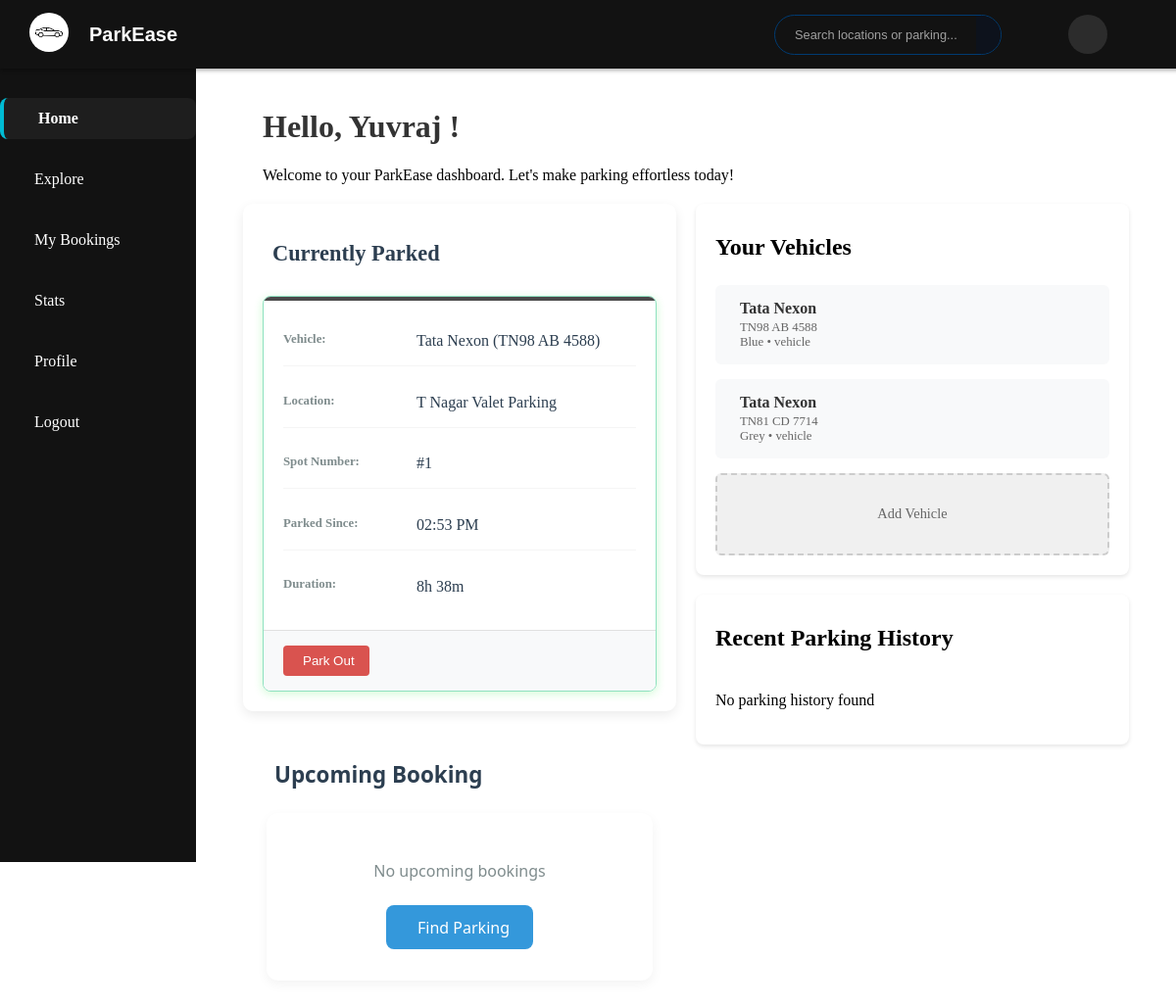
Before: /user/dashboard (signed in) with the older database file.
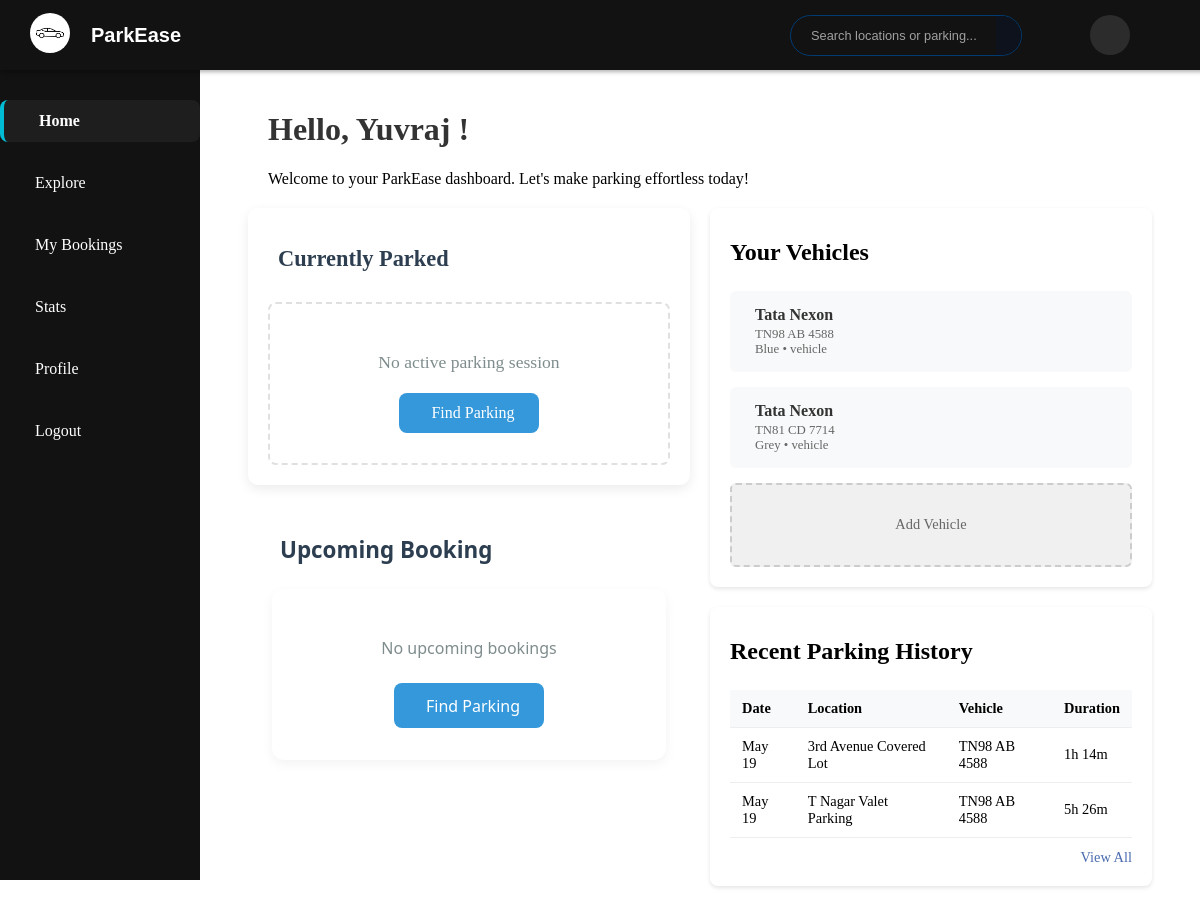
After: the same page with the newer database file.
### model.py (models this page shows, shortened)
class Vehicle(db.Model):
    id = db.Column(db.Integer, primary_key=True)
    vehicle_name = db.Column(db.String(100))
    vehicle_nickname = db.Column(db.String(100))
    license_plate = db.Column(db.String(20), unique=True, nullable=False)
    vehicle_image = db.Column(db.String)
    color = db.Column(db.String(50))
    user_id = db.Column(db.Integer, db.ForeignKey('user.id'), nullable=False)
    reservations = db.relationship('Reservation', back_populates='vehicle', lazy=True)

class ParkingLot(db.Model):
    id = db.Column(db.Integer, primary_key=True)
    prime_location_name = db.Column(db.String(100))
    price_per_hour = db.Column(db.Float)
    max_parking_spots = db.Column(db.Integer, nullable=False)
    available_spots = db.Column(db.Integer, nullable=False)
    available_from = db.Column(db.Time)
    available_to = db.Column(db.Time)
    is_active = db.Column(db.Boolean, default=True)
    image_url = db.Column(db.String)
    admin_notes = db.Column(db.Text)
    location_id = db.Column(db.Integer, db.ForeignKey('location.id'), nullable=False)
    spots = db.relationship('ParkingSpot', backref='lot', cascade='all, delete-orphan', lazy=True)

class ParkingSpot(db.Model):
    id = db.Column(db.Integer, primary_key=True)
    lot_id = db.Column(db.Integer, db.ForeignKey('parking_lot.id'))
    spot_number = db.Column(db.Integer, nullable=False)
    status = db.Column(db.String(1), default='A')  # A = Available, O = Occupied

class Reservation(db.Model):
    id = db.Column(db.Integer, primary_key=True)
    booking_id = db.Column(db.String(50), unique=True, nullable=False)
    booking_timestamp = db.Column(db.DateTime, default=datetime.utcnow)
    lot_id = db.Column(db.Integer, db.ForeignKey('parking_lot.id'), nullable=False)
    spot_id = db.Column(db.Integer, db.ForeignKey('parking_spot.id'))
    user_id = db.Column(db.Integer, db.ForeignKey('user.id'))
    vehicle_id = db.Column(db.Integer, db.ForeignKey('vehicle.id'))
    expected_arrival = db.Column(db.DateTime, nullable=False)
    expected_departure = db.Column(db.DateTime, nullable=False)
    parking_timestamp = db.Column(db.DateTime)
    leaving_timestamp = db.Column(db.DateTime)
    parking_cost = db.Column(db.Float)
    status = db.Column(db.String(20), default='Pending')
    cancellation_reason = db.Column(db.String(200))
    lot = db.relationship('ParkingLot')
    spot = db.relationship('ParkingSpot', backref=db.backref('reservations', lazy='dynamic'))
    user = db.relationship('User')
    vehicle = db.relationship('Vehicle')

### routes/user_routes.py (the view)
@user_bp.route('/dashboard')
@login_required
def dashboard():
    now = datetime.now()
    current_parking = Reservation.query.filter_by(
        user_id=current_user.id,
        leaving_timestamp=None,
        status="Parked"
    ).first()
    now_utc = datetime.now(utc)
    scheduled_upnext = Reservation.query.filter(
        Reservation.user_id == current_user.id,
        Reservation.status == "Confirmed",
        Reservation.parking_timestamp == None,
        Reservation.leaving_timestamp == None,
        Reservation.expected_arrival > now_utc
    ).order_by(Reservation.expected_arrival.asc()).first()
    parking_history = Reservation.query.filter_by(
        user_id=current_user.id
    ).filter(
        Reservation.leaving_timestamp.isnot(None)
    ).order_by(
        Reservation.parking_timestamp.desc()
    ).limit(5).all()
    user = current_user
    milestones = 5
    completed = 0
    if user.firstname and user.lastname:
        completed += 1
    if user.gender:
        completed += 1
    if user.phone:
        completed += 1
    if user.address and user.pin:
        completed += 1
    if user.vehicles and len(user.vehicles) > 0:
        completed += 1
    profile_completion = int((completed / milestones) * 100)
    return render_template(
        'user/dashboard.html',
        current_parking=current_parking,
        scheduled_upnext=scheduled_upnext,
        parking_history=parking_history,
        profile_completion=profile_completion,
        user=user,
        calculate_duration=calculate_duration
    )

### app.py (called while the page is built)
@login_manager.user_loader
def load_user(user_id):
    user = User.query.get(user_id)
    return user

### routes/user_routes.py (called while the page is built)
def calculate_duration(start_time):
    now = datetime.now()
    delta = now - start_time
    total_minutes = delta.total_seconds() // 60
    hours = int(total_minutes // 60)
    minutes = int(total_minutes % 60)
    return f"{hours}h {minutes}m"

### templates/user/dashboard.html (shortened to what the changed rows need)
{% extends 'user/udash_base.html' %}
{% block body %}
{% block content %}
<div class="user-dashboard">
    <div class="user-greeting">
        <h1>Hello, {{ current_user.firstname if current_user.firstname else 'Parker' }}!</h1>
    </div>
<div class="dashboard-grid">
    <div class="left-panel">
        <div class="current-parking-section">
            <h2> Currently Parked</h2>
            {% if current_parking %}
            <div class="parking-card">
                <div class="parking-info">
                    <div class="info-row">
                        <span class="label">Vehicle:</span>
                        <span class="value">{{ current_parking.vehicle.vehicle_name }} ({{
                            current_parking.vehicle.license_plate }})</span>
                    </div>
                    <div class="info-row">
                        <span class="label">Location:</span>
                        <span class="value">{{ current_parking.spot.lot.prime_location_name }}</span>
                    </div>
                    <div class="info-row">
                        <span class="label">Spot Number:</span>
                        <span class="value">#{{ current_parking.spot.spot_number }}</span>
                    </div>
                    <div class="info-row">
                        <span class="label">Parked Since:</span>
                        <span class="value">{{ current_parking.parking_timestamp.strftime('%I:%M %p') }}</span>
                    </div>
                    <div class="info-row">
                        <span class="label">Duration:</span>
                        <span class="value">{{ calculate_duration(current_parking.parking_timestamp) }}</span>
                    </div>
                </div>
                <div class="parking-actions">
                    <form action="{{ url_for('user.park_out', reservation_id=current_parking.id) }}" method="POST">
                        <button type="submit" class="park-out-btn">
                             Park Out
                        </button>
                    </form>
                </div>
            </div>
            {% else %}
            <div class="no-parking">
                <p>No active parking session</p>
                <a href="{{url_for('user.locations')}}" class="find-parking-btn">
                     Find Parking
                </a>
            </div>
            {% endif %}
        </div>
        <div class="upcoming-booking">
            <h2 class="section-title">
                Upcoming Booking
            </h2>
        </div>
    </div>
    <div class="right-column">
        <div class="vehicles-section">
            <h2> Your Vehicles</h2>
            <div class="vehicle-cards">
                {% for vehicle in current_user.vehicles %}
                <div class="vehicle-card">
                    <div class="vehicle-info">
                        <h3>{{ vehicle.vehicle_name or 'My Vehicle' }}</h3>
                        <p>{{ vehicle.license_plate }}</p>
                        <p>{{ vehicle.color }} • {{ vehicle.vehicle_type or 'vehicle' }}</p>
                    </div>
                </div>
                {% endfor %}
            </div>
        </div>
        <div class="history-section">
            <h2> Recent Parking History</h2>
            <div class="history-table">
                {% if parking_history %}
                <table>
                    <thead>
                        <tr>
                            <th>Date</th>
                            <th>Location</th>
                            <th>Vehicle</th>
                            <th>Duration</th>
                        </tr>
                    </thead>
                    <tbody>
                        {% for record in parking_history %}
                        <tr>
                            <td>{{ record.parking_timestamp.strftime('%b %d') }}</td>
                            <td>
                                {% if record.spot and record.spot.lot %}
                                {{ record.spot.lot.prime_location_name }}
                                {% else %}
                                <i>[Location Deleted]</i>
                                {% endif %}
                            </td>
                            <td>{{ record.vehicle.license_plate }}</td>
                            <td>
                                {% if record.leaving_timestamp %}
                                {{ (record.leaving_timestamp - record.parking_timestamp).seconds // 3600 }}h
                                {{ ((record.leaving_timestamp - record.parking_timestamp).seconds % 3600) // 60
                                }}m
                                {% else %}
                                N/A
                                {% endif %}
                            </td>
                        </tr>
                        {% endfor %}
                    </tbody>
                </table>
                <div class="view-all">
                    <a href="{{ url_for('user.profile') }}#reservation-history">View All</a>
                </div>
                {% else %}
                <p class="no-history">No parking history found</p>
                {% endif %}
            </div>
        </div>
    </div>
</div>
</div>
{% endblock %}
{% endblock %}

Changed rows visible on the page:
no longer on this page (row unchanged): ParkingLot: spot.lot.prime_location_name "T Nagar Valet Parking"
no longer on this page (row edited): ParkingSpot: spot.spot_number "1"
shown differently, row unchanged: Vehicle "TN98 AB 4588": vehicle.vehicle_name "Tata Nexon" → (not shown); vehicle.license_plate "TN98 AB 4588" → (not shown)
now on this page (row edited): Reservation: parking_timestamp "May 19", spot.lot.prime_location_name "3rd Avenue Covered Lot", vehicle.license_plate "TN98 AB 4588", leaving_timestamp+parking_timestamp "1", leaving_timestamp+parking_timestamp "14"
now on one of the page's lists (row edited): Reservation: parking_timestamp "May 19", spot.lot.prime_location_name "T Nagar Valet Parking", vehicle.license_plate "TN98 AB 4588", leaving_timestamp+parking_timestamp "5", leaving_timestamp+parking_timestamp "26"
changed Reservation: parking_timestamp "02:53 PM" → (not shown); parking_timestamp "8h 38m" → (not shown)
Other visible differences:
text no longer shown: "Vehicle: ( ) Location: Spot Number: # Parked Since: Duration: Park Out No parking history found"
text now shown: "No active parking session Find Parking Date Location Vehicle Duration View All"
